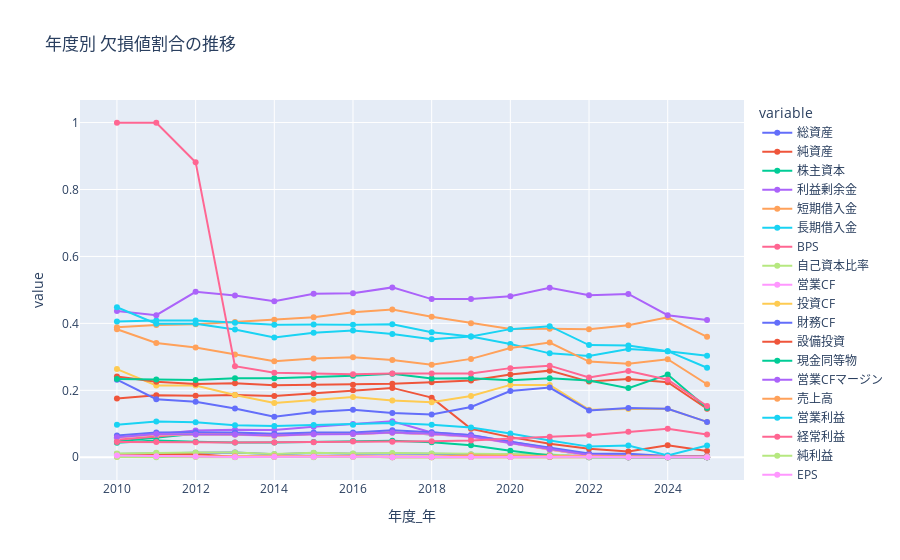

The notebook cell saved with this chart:
### Markdown cell above
### ☑️ 年ごとの欠損率の傾向を確認

### Code cell
df = df_ALL_DATAs.copy()
df["年度_年"] = df["年度"].astype(str).str[:4].astype(int)
missing_ratio_by_year = (
    df.drop(columns=["コード", "年度"])
    .groupby("年度_年")
    .agg(lambda g: g.isnull().mean())
    .reset_index()
)
missing_ratio_by_year = missing_ratio_by_year.set_index("年度_年")
fig = px.line(
    missing_ratio_by_year,
    title="年度別 欠損値割合の推移",
    markers=True,
)
fig.show()

### Figure 1 — Plotly figure (JSON) as saved in the notebook; plotly's stock layout.template omitted (floating-point values rounded to 4 significant figures)
{"data": [{"hovertemplate": "variable=総資産<br>年度_年=%{x}<br>value=%{y}<extra></extra>", "legendgroup": "総資産", "line": {"color": "#636efa", "dash": "solid"}, "marker": {"symbol": "circle"}, "mode": "lines+markers", "name": "総資産", "orientation": "v", "showlegend": true, "type": "scatter", "x": [2010, 2011, 2012, 2013, 2014, 2015, 2016, 2017, 2018, 2019, 2020, 2021, 2022, 2023, 2024, 2025], "xaxis": "x", "y": [0.009683, 0.01224, 0.01309, 0.01386, 0.00899, 0.01286, 0.0105, 0.01115, 0.01041, 0.008384, 0.008657, 0.007807, 0.001924, 0.0, 5.407e-05, 0.0], "yaxis": "y"}, {"hovertemplate": "variable=純資産<br>年度_年=%{x}<br>value=%{y}<extra></extra>", "legendgroup": "純資産", "line": {"color": "#EF553B", "dash": "solid"}, "marker": {"symbol": "circle"}, "mode": "lines+markers", "name": "純資産", "orientation": "v", "showlegend": true, "type": "scatter", "x": [2010, 2011, 2012, 2013, 2014, 2015, 2016, 2017, 2018, 2019, 2020, 2021, 2022, 2023, 2024, 2025], "xaxis": "x", "y": [0.009683, 0.00854, 0.009468, 0.001087, 0.001322, 0.001286, 0.002499, 0.0002424, 0.0002365, 0.0006986, 0.0007019, 0.0007097, 0.0002405, 0.0, 5.407e-05, 0.0], "yaxis": "y"}, {"hovertemplate": "variable=株主資本<br>年度_年=%{x}<br>value=%{y}<extra></extra>", "legendgroup": "株主資本", "line": {"color": "#00cc96", "dash": "solid"}, "marker": {"symbol": "circle"}, "mode": "lines+markers", "name": "株主資本", "orientation": "v", "showlegend": true, "type": "scatter", "x": [2010, 2011, 2012, 2013, 2014, 2015, 2016, 2017, 2018, 2019, 2020, 2021, 2022, 2023, 2024, 2025], "xaxis": "x", "y": [0.04724, 0.05921, 0.07045, 0.06875, 0.0661, 0.0702, 0.07023, 0.07392, 0.06883, 0.06241, 0.04305, 0.02295, 0.00481, 0.0, 5.407e-05, 0.0], "yaxis": "y"}, {"hovertemplate": "variable=利益剰余金<br>年度_年=%{x}<br>value=%{y}<extra></extra>", "legendgroup": "利益剰余金", "line": {"color": "#ab63fa", "dash": "solid"}, "marker": {"symbol": "circle"}, "mode": "lines+markers", "name": "利益剰余金", "orientation": "v", "showlegend": true, "type": "scatter", "x": [2010, 2011, 2012, 2013, 2014, 2015, 2016, 2017, 2018, 2019, 2020, 2021, 2022, 2023, 2024, 2025], "xaxis": "x", "y": [0.05663, 0.06718, 0.07964, 0.08207, 0.08117, 0.09103, 0.09898, 0.1076, 0.07379, 0.06614, 0.04633, 0.0265, 0.007696, 0.005329, 0.004704, 0.003028], "yaxis": "y"}, {"hovertemplate": "variable=短期借入金<br>年度_年=%{x}<br>value=%{y}<extra></extra>", "legendgroup": "短期借入金", "line": {"color": "#FFA15A", "dash": "solid"}, "marker": {"symbol": "circle"}, "mode": "lines+markers", "name": "短期借入金", "orientation": "v", "showlegend": true, "type": "scatter", "x": [2010, 2011, 2012, 2013, 2014, 2015, 2016, 2017, 2018, 2019, 2020, 2021, 2022, 2023, 2024, 2025], "xaxis": "x", "y": [0.3885, 0.3951, 0.3971, 0.4041, 0.4112, 0.4181, 0.4331, 0.4411, 0.4198, 0.4003, 0.383, 0.384, 0.3824, 0.3945, 0.4183, 0.3597], "yaxis": "y"}, {"hovertemplate": "variable=長期借入金<br>年度_年=%{x}<br>value=%{y}<extra></extra>", "legendgroup": "長期借入金", "line": {"color": "#19d3f3", "dash": "solid"}, "marker": {"symbol": "circle"}, "mode": "lines+markers", "name": "長期借入金", "orientation": "v", "showlegend": true, "type": "scatter", "x": [2010, 2011, 2012, 2013, 2014, 2015, 2016, 2017, 2018, 2019, 2020, 2021, 2022, 2023, 2024, 2025], "xaxis": "x", "y": [0.4058, 0.4088, 0.4082, 0.4022, 0.3956, 0.3968, 0.3959, 0.3975, 0.3737, 0.361, 0.3381, 0.3104, 0.3025, 0.3236, 0.3168, 0.3032], "yaxis": "y"}, {"hovertemplate": "variable=BPS<br>年度_年=%{x}<br>value=%{y}<extra></extra>", "legendgroup": "BPS", "line": {"color": "#FF6692", "dash": "solid"}, "marker": {"symbol": "circle"}, "mode": "lines+markers", "name": "BPS", "orientation": "v", "showlegend": true, "type": "scatter", "x": [2010, 2011, 2012, 2013, 2014, 2015, 2016, 2017, 2018, 2019, 2020, 2021, 2022, 2023, 2024, 2025], "xaxis": "x", "y": [0.05223, 0.06206, 0.07185, 0.06902, 0.06637, 0.0702, 0.07023, 0.07392, 0.0693, 0.06241, 0.04328, 0.02342, 0.006013, 0.0, 5.407e-05, 0.0], "yaxis": "y"}, {"hovertemplate": "variable=自己資本比率<br>年度_年=%{x}<br>value=%{y}<extra></extra>", "legendgroup": "自己資本比率", "line": {"color": "#B6E880", "dash": "solid"}, "marker": {"symbol": "circle"}, "mode": "lines+markers", "name": "自己資本比率", "orientation": "v", "showlegend": true, "type": "scatter", "x": [2010, 2011, 2012, 2013, 2014, 2015, 2016, 2017, 2018, 2019, 2020, 2021, 2022, 2023, 2024, 2025], "xaxis": "x", "y": [0.01115, 0.01366, 0.01448, 0.01413, 0.009519, 0.01337, 0.01125, 0.0126, 0.01112, 0.009082, 0.008891, 0.008044, 0.001924, 0.0, 5.407e-05, 0.0], "yaxis": "y"}, {"hovertemplate": "variable=営業CF<br>年度_年=%{x}<br>value=%{y}<extra></extra>", "legendgroup": "営業CF", "line": {"color": "#FF97FF", "dash": "solid"}, "marker": {"symbol": "circle"}, "mode": "lines+markers", "name": "営業CF", "orientation": "v", "showlegend": true, "type": "scatter", "x": [2010, 2011, 2012, 2013, 2014, 2015, 2016, 2017, 2018, 2019, 2020, 2021, 2022, 2023, 2024, 2025], "xaxis": "x", "y": [0.05839, 0.0686, 0.06795, 0.06739, 0.06372, 0.0684, 0.06873, 0.07344, 0.06906, 0.06055, 0.04188, 0.02224, 0.005051, 0.0, 5.407e-05, 0.0003365], "yaxis": "y"}, {"hovertemplate": "variable=投資CF<br>年度_年=%{x}<br>value=%{y}<extra></extra>", "legendgroup": "投資CF", "line": {"color": "#FECB52", "dash": "solid"}, "marker": {"symbol": "circle"}, "mode": "lines+markers", "name": "投資CF", "orientation": "v", "showlegend": true, "type": "scatter", "x": [2010, 2011, 2012, 2013, 2014, 2015, 2016, 2017, 2018, 2019, 2020, 2021, 2022, 2023, 2024, 2025], "xaxis": "x", "y": [0.05898, 0.06889, 0.06823, 0.06821, 0.06425, 0.06917, 0.06973, 0.07368, 0.07025, 0.06171, 0.04305, 0.02318, 0.006494, 0.001103, 0.00173, 0.001346], "yaxis": "y"}, {"hovertemplate": "variable=財務CF<br>年度_年=%{x}<br>value=%{y}<extra></extra>", "legendgroup": "財務CF", "line": {"color": "#636efa", "dash": "solid"}, "marker": {"symbol": "circle"}, "mode": "lines+markers", "name": "財務CF", "orientation": "v", "showlegend": true, "type": "scatter", "x": [2010, 2011, 2012, 2013, 2014, 2015, 2016, 2017, 2018, 2019, 2020, 2021, 2022, 2023, 2024, 2025], "xaxis": "x", "y": [0.06514, 0.0743, 0.07463, 0.07364, 0.07007, 0.0738, 0.07373, 0.08071, 0.0745, 0.06591, 0.04656, 0.02815, 0.0113, 0.01066, 0.003947, 0.003701], "yaxis": "y"}, {"hovertemplate": "variable=設備投資<br>年度_年=%{x}<br>value=%{y}<extra></extra>", "legendgroup": "設備投資", "line": {"color": "#EF553B", "dash": "solid"}, "marker": {"symbol": "circle"}, "mode": "lines+markers", "name": "設備投資", "orientation": "v", "showlegend": true, "type": "scatter", "x": [2010, 2011, 2012, 2013, 2014, 2015, 2016, 2017, 2018, 2019, 2020, 2021, 2022, 2023, 2024, 2025], "xaxis": "x", "y": [0.1758, 0.1853, 0.1835, 0.1861, 0.183, 0.1913, 0.2, 0.2072, 0.1781, 0.085, 0.06013, 0.04045, 0.02549, 0.01746, 0.03607, 0.01851], "yaxis": "y"}, {"hovertemplate": "variable=現金同等物<br>年度_年=%{x}<br>value=%{y}<extra></extra>", "legendgroup": "現金同等物", "line": {"color": "#00cc96", "dash": "solid"}, "marker": {"symbol": "circle"}, "mode": "lines+markers", "name": "現金同等物", "orientation": "v", "showlegend": true, "type": "scatter", "x": [2010, 2011, 2012, 2013, 2014, 2015, 2016, 2017, 2018, 2019, 2020, 2021, 2022, 2023, 2024, 2025], "xaxis": "x", "y": [0.04343, 0.04981, 0.04623, 0.04375, 0.04442, 0.04577, 0.04824, 0.04944, 0.0447, 0.0361, 0.01942, 0.005441, 0.0002405, 0.0, 5.407e-05, 0.0], "yaxis": "y"}, {"hovertemplate": "variable=営業CFマージン<br>年度_年=%{x}<br>value=%{y}<extra></extra>", "legendgroup": "営業CFマージン", "line": {"color": "#ab63fa", "dash": "solid"}, "marker": {"symbol": "circle"}, "mode": "lines+markers", "name": "営業CFマージン", "orientation": "v", "showlegend": true, "type": "scatter", "x": [2010, 2011, 2012, 2013, 2014, 2015, 2016, 2017, 2018, 2019, 2020, 2021, 2022, 2023, 2024, 2025], "xaxis": "x", "y": [0.05986, 0.06946, 0.06823, 0.06821, 0.06478, 0.0684, 0.06923, 0.07368, 0.07001, 0.06195, 0.04282, 0.02366, 0.006734, 0.002021, 0.002379, 0.002355], "yaxis": "y"}, {"hovertemplate": "variable=売上高<br>年度_年=%{x}<br>value=%{y}<extra></extra>", "legendgroup": "売上高", "line": {"color": "#FFA15A", "dash": "solid"}, "marker": {"symbol": "circle"}, "mode": "lines+markers", "name": "売上高", "orientation": "v", "showlegend": true, "type": "scatter", "x": [2010, 2011, 2012, 2013, 2014, 2015, 2016, 2017, 2018, 2019, 2020, 2021, 2022, 2023, 2024, 2025], "xaxis": "x", "y": [0.001174, 0.002277, 0.002506, 0.002717, 0.002909, 0.002314, 0.002249, 0.002181, 0.002365, 0.004891, 0.003978, 0.004258, 0.002165, 0.001286, 0.002325, 0.002019], "yaxis": "y"}, {"hovertemplate": "variable=営業利益<br>年度_年=%{x}<br>value=%{y}<extra></extra>", "legendgroup": "営業利益", "line": {"color": "#19d3f3", "dash": "solid"}, "marker": {"symbol": "circle"}, "mode": "lines+markers", "name": "営業利益", "orientation": "v", "showlegend": true, "type": "scatter", "x": [2010, 2011, 2012, 2013, 2014, 2015, 2016, 2017, 2018, 2019, 2020, 2021, 2022, 2023, 2024, 2025], "xaxis": "x", "y": [0.09683, 0.1067, 0.1047, 0.09565, 0.0936, 0.09643, 0.09748, 0.1025, 0.09745, 0.08919, 0.07066, 0.04992, 0.03175, 0.0351, 0.005407, 0.03533], "yaxis": "y"}, {"hovertemplate": "variable=経常利益<br>年度_年=%{x}<br>value=%{y}<extra></extra>", "legendgroup": "経常利益", "line": {"color": "#FF6692", "dash": "solid"}, "marker": {"symbol": "circle"}, "mode": "lines+markers", "name": "経常利益", "orientation": "v", "showlegend": true, "type": "scatter", "x": [2010, 2011, 2012, 2013, 2014, 2015, 2016, 2017, 2018, 2019, 2020, 2021, 2022, 2023, 2024, 2025], "xaxis": "x", "y": [0.04548, 0.04583, 0.04511, 0.04402, 0.04442, 0.045, 0.04674, 0.04629, 0.04801, 0.0503, 0.05639, 0.06104, 0.06566, 0.07626, 0.08516, 0.06763], "yaxis": "y"}, {"hovertemplate": "variable=純利益<br>年度_年=%{x}<br>value=%{y}<extra></extra>", "legendgroup": "純利益", "line": {"color": "#B6E880", "dash": "solid"}, "marker": {"symbol": "circle"}, "mode": "lines+markers", "name": "純利益", "orientation": "v", "showlegend": true, "type": "scatter", "x": [2010, 2011, 2012, 2013, 2014, 2015, 2016, 2017, 2018, 2019, 2020, 2021, 2022, 2023, 2024, 2025], "xaxis": "x", "y": [0.0008803, 0.0, 0.0005569, 0.0002717, 0.0007932, 0.0002571, 0.0004999, 0.0, 0.0, 0.0006986, 0.0007019, 0.001656, 0.000481, 0.0, 5.407e-05, 0.0003365], "yaxis": "y"}, {"hovertemplate": "variable=EPS<br>年度_年=%{x}<br>value=%{y}<extra></extra>", "legendgroup": "EPS", "line": {"color": "#FF97FF", "dash": "solid"}, "marker": {"symbol": "circle"}, "mode": "lines+markers", "name": "EPS", "orientation": "v", "showlegend": true, "type": "scatter", "x": [2010, 2011, 2012, 2013, 2014, 2015, 2016, 2017, 2018, 2019, 2020, 2021, 2022, 2023, 2024, 2025], "xaxis": "x", "y": [0.005575, 0.003131, 0.001949, 0.0008152, 0.001851, 0.001286, 0.00125, 0.0002424, 0.0007096, 0.0006986, 0.0007019, 0.002366, 0.001684, 0.0, 5.407e-05, 0.0003365], "yaxis": "y"}, {"hovertemplate": "variable=ROE<br>年度_年=%{x}<br>value=%{y}<extra></extra>", "legendgroup": "ROE", "line": {"color": "#FECB52", "dash": "solid"}, "marker": {"symbol": "circle"}, "mode": "lines+markers", "name": "ROE", "orientation": "v", "showlegend": true, "type": "scatter", "x": [2010, 2011, 2012, 2013, 2014, 2015, 2016, 2017, 2018, 2019, 2020, 2021, 2022, 2023, 2024, 2025], "xaxis": "x", "y": [0.2635, 0.2143, 0.2141, 0.1859, 0.1618, 0.1715, 0.18, 0.1699, 0.1644, 0.1828, 0.2162, 0.216, 0.1421, 0.1442, 0.145, 0.1057], "yaxis": "y"}, {"hovertemplate": "variable=ROA<br>年度_年=%{x}<br>value=%{y}<extra></extra>", "legendgroup": "ROA", "line": {"color": "#636efa", "dash": "solid"}, "marker": {"symbol": "circle"}, "mode": "lines+markers", "name": "ROA", "orientation": "v", "showlegend": true, "type": "scatter", "x": [2010, 2011, 2012, 2013, 2014, 2015, 2016, 2017, 2018, 2019, 2020, 2021, 2022, 2023, 2024, 2025], "xaxis": "x", "y": [0.2318, 0.1734, 0.166, 0.1454, 0.1214, 0.1355, 0.142, 0.1326, 0.1277, 0.1502, 0.1977, 0.2082, 0.14, 0.1474, 0.145, 0.1057], "yaxis": "y"}, {"hovertemplate": "variable=一株配当<br>年度_年=%{x}<br>value=%{y}<extra></extra>", "legendgroup": "一株配当", "line": {"color": "#EF553B", "dash": "solid"}, "marker": {"symbol": "circle"}, "mode": "lines+markers", "name": "一株配当", "orientation": "v", "showlegend": true, "type": "scatter", "x": [2010, 2011, 2012, 2013, 2014, 2015, 2016, 2017, 2018, 2019, 2020, 2021, 2022, 2023, 2024, 2025], "xaxis": "x", "y": [0.2415, 0.2257, 0.2186, 0.2215, 0.2152, 0.2168, 0.2169, 0.2198, 0.2245, 0.2296, 0.2475, 0.2588, 0.2261, 0.2337, 0.224, 0.145], "yaxis": "y"}, {"hovertemplate": "variable=剰余金の配当<br>年度_年=%{x}<br>value=%{y}<extra></extra>", "legendgroup": "剰余金の配当", "line": {"color": "#00cc96", "dash": "solid"}, "marker": {"symbol": "circle"}, "mode": "lines+markers", "name": "剰余金の配当", "orientation": "v", "showlegend": true, "type": "scatter", "x": [2010, 2011, 2012, 2013, 2014, 2015, 2016, 2017, 2018, 2019, 2020, 2021, 2022, 2023, 2024, 2025], "xaxis": "x", "y": [0.2336, 0.2323, 0.2309, 0.2359, 0.2364, 0.2399, 0.2432, 0.2494, 0.2353, 0.2357, 0.2302, 0.2361, 0.2294, 0.2065, 0.2471, 0.147], "yaxis": "y"}, {"hovertemplate": "variable=自社株買い<br>年度_年=%{x}<br>value=%{y}<extra></extra>", "legendgroup": "自社株買い", "line": {"color": "#ab63fa", "dash": "solid"}, "marker": {"symbol": "circle"}, "mode": "lines+markers", "name": "自社株買い", "orientation": "v", "showlegend": true, "type": "scatter", "x": [2010, 2011, 2012, 2013, 2014, 2015, 2016, 2017, 2018, 2019, 2020, 2021, 2022, 2023, 2024, 2025], "xaxis": "x", "y": [0.4369, 0.4244, 0.4943, 0.4834, 0.4659, 0.4888, 0.4904, 0.5075, 0.4726, 0.473, 0.4808, 0.5065, 0.4841, 0.4879, 0.4245, 0.4102], "yaxis": "y"}, {"hovertemplate": "variable=配当性向<br>年度_年=%{x}<br>value=%{y}<extra></extra>", "legendgroup": "配当性向", "line": {"color": "#FFA15A", "dash": "solid"}, "marker": {"symbol": "circle"}, "mode": "lines+markers", "name": "配当性向", "orientation": "v", "showlegend": true, "type": "scatter", "x": [2010, 2011, 2012, 2013, 2014, 2015, 2016, 2017, 2018, 2019, 2020, 2021, 2022, 2023, 2024, 2025], "xaxis": "x", "y": [0.3823, 0.3413, 0.3278, 0.3071, 0.2871, 0.2949, 0.2989, 0.2906, 0.2767, 0.2939, 0.3264, 0.3426, 0.286, 0.2797, 0.293, 0.218], "yaxis": "y"}, {"hovertemplate": "variable=総還元性向<br>年度_年=%{x}<br>value=%{y}<extra></extra>", "legendgroup": "総還元性向", "line": {"color": "#19d3f3", "dash": "solid"}, "marker": {"symbol": "circle"}, "mode": "lines+markers", "name": "総還元性向", "orientation": "v", "showlegend": true, "type": "scatter", "x": [2010, 2011, 2012, 2013, 2014, 2015, 2016, 2017, 2018, 2019, 2020, 2021, 2022, 2023, 2024, 2025], "xaxis": "x", "y": [0.4481, 0.3988, 0.3991, 0.3818, 0.358, 0.3718, 0.3784, 0.3684, 0.3529, 0.361, 0.3828, 0.3915, 0.3353, 0.3335, 0.3169, 0.2675], "yaxis": "y"}, {"hovertemplate": "variable=純資産配当率<br>年度_年=%{x}<br>value=%{y}<extra></extra>", "legendgroup": "純資産配当率", "line": {"color": "#FF6692", "dash": "solid"}, "marker": {"symbol": "circle"}, "mode": "lines+markers", "name": "純資産配当率", "orientation": "v", "showlegend": true, "type": "scatter", "x": [2010, 2011, 2012, 2013, 2014, 2015, 2016, 2017, 2018, 2019, 2020, 2021, 2022, 2023, 2024, 2025], "xaxis": "x", "y": [0.9994, 0.9994, 0.8816, 0.272, 0.2522, 0.2497, 0.2479, 0.2501, 0.2505, 0.2506, 0.2663, 0.2737, 0.2386, 0.2578, 0.2318, 0.1531], "yaxis": "y"}], "layout": {"legend": {"title": {"text": "variable"}, "tracegroupgap": 0}, "title": {"text": "年度別 欠損値割合の推移"}, "xaxis": {"anchor": "y", "domain": [0, 1], "title": {"text": "年度_年"}}, "yaxis": {"anchor": "x", "domain": [0, 1], "title": {"text": "value"}}}}
